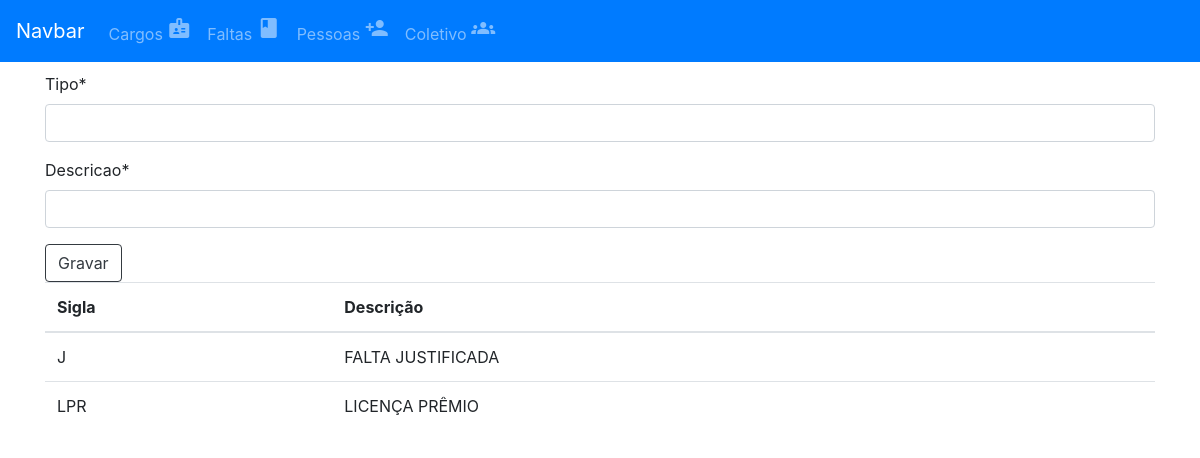
/faltas/, run on an earlier commit of the app's database.
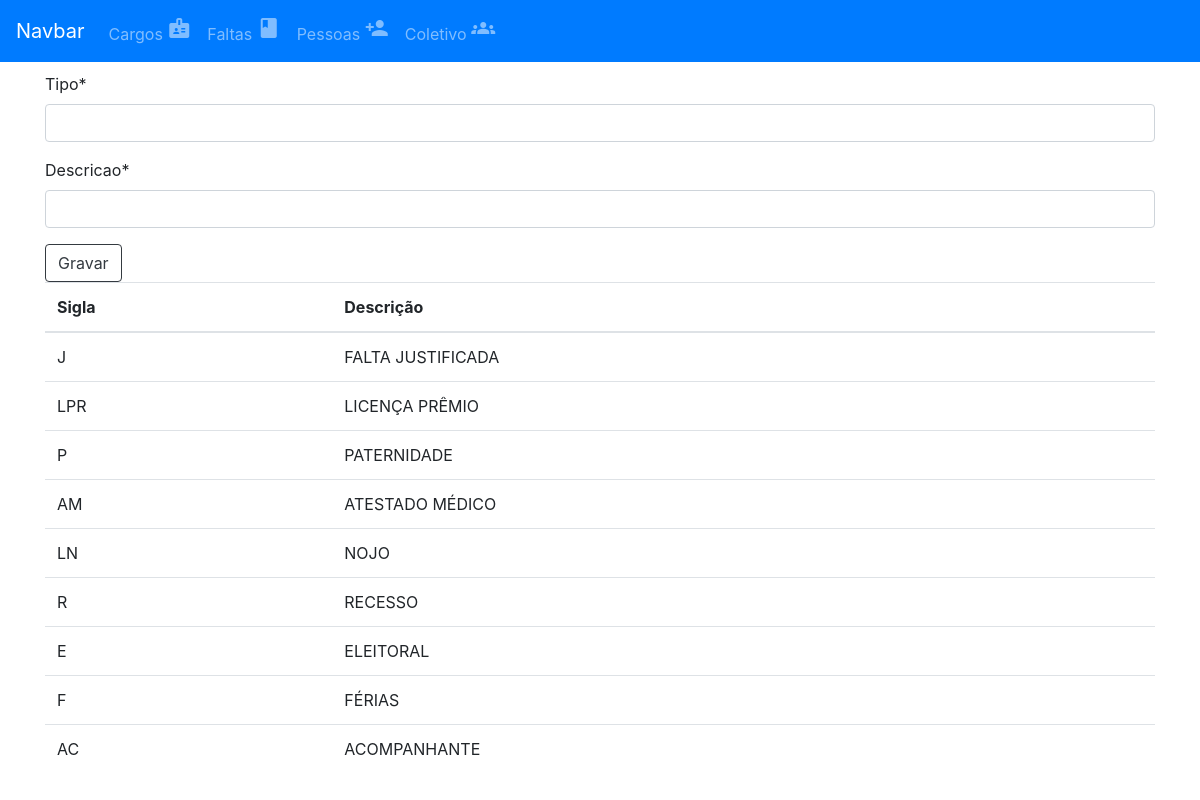
And on a later commit of the database.
### app_falta/models.py (models this page shows, shortened)
class Faltas(models.Model):
    tipo = models.CharField(max_length=3)
    descricao =  models.CharField(max_length=30)

### app_falta/views.py (the view)
# urls.py: path('', faltas, name='listarfaltas'),
def faltas(request):
    faltas = Faltas.objects.all()
    if request.method == 'POST':
        form = formularioTF(request.POST)
        if form.is_valid():
            form.save()
            return redirect('listarfaltas')
    else:
        form = formularioTF()
    return render(request,'cadastrar_tipo_falta.html',{'form':form, 'faltas':faltas})

### app_falta/forms.py
class formularioTF(forms.ModelForm):
    tipo = forms.CharField(max_length=3, required=True)
    descricao = forms.CharField(max_length=30, required=True)
    class Meta:
        model = Faltas
        fields = ['tipo','descricao']

### app_falta/template/cadastrar_tipo_falta.html (shortened to what this page needs)
{% extends 'template/menu.html' %}
{% load crispy_forms_tags %}
{% block content %}
<form method="POST">
    {{ form|crispy }}
    <div clas="form-group">
        <button class="btn btn-outline-dark">Gravar</button>
    </div>
</form>
<table class="table table-hover">
<thead>
    <tr>
        <th scope="col">Sigla</th>
        <th scope="col">Descrição</th>
    </tr>
</thead>
<tbody>
    {% for falta in faltas %}
    <tr>
        <td>{{falta.tipo}}</td>
        <td>{{falta.descricao}}</td>
    </tr>
    {% endfor %}
</tbody>
</table>
{% endblock content %}

What changed in the data, as far as the page shows it:
added Faltas: tipo "P", descricao "PATERNIDADE"
added Faltas: tipo "AM", descricao "ATESTADO MÉDICO"
added Faltas: tipo "LN", descricao "NOJO"
added Faltas: tipo "R", descricao "RECESSO"
added Faltas: tipo "E", descricao "ELEITORAL"
added Faltas: tipo "F", descricao "FÉRIAS"
added Faltas: tipo "AC", descricao "ACOMPANHANTE"
